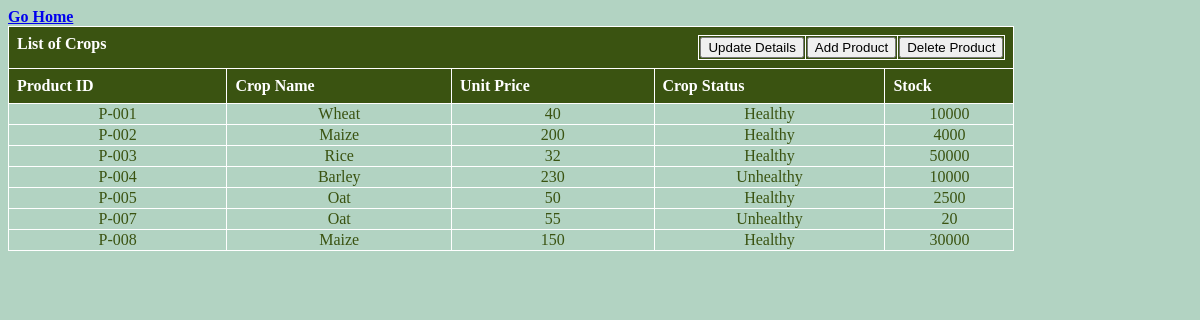
/view/inventory.php (signed in), run on an earlier commit of the app's database.
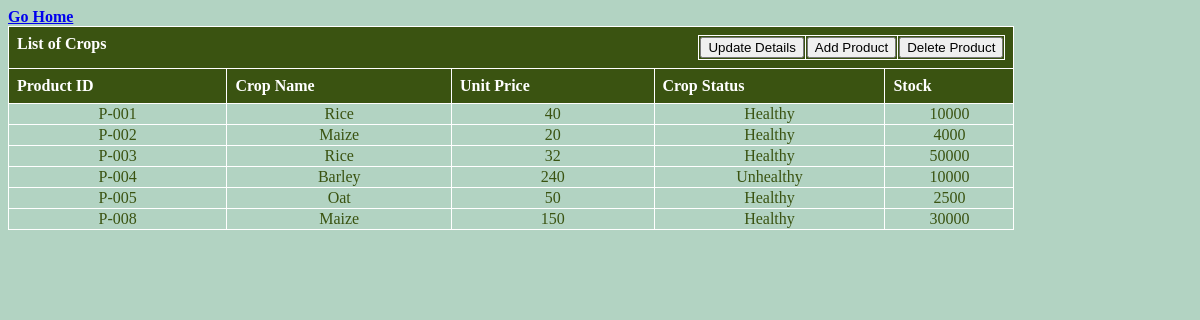
And on a later commit of the database.
### tables this page shows
CREATE TABLE `inventory` (
  `productId` varchar(50) NOT NULL,
  `cname` varchar(50) NOT NULL,
  `unitPrice` varchar(50) NOT NULL,
  `cstatus` varchar(50) NOT NULL,
  `stock` varchar(50) NOT NULL
);

### model/inventoryModel.php (the view, shortened to what this page needs)
<?php
if(isset($_COOKIE['astatus']) && isset($_SESSION['id']) && isset($_SESSION['pass']))
    {
        function viewInventory()
        {
            $conn = getconnection();
            $sql = "SELECT * FROM inventory";
            $result = mysqli_query($conn, $sql);
            $count = mysqli_num_rows($result);
            if($count > 0)
                {
                    while ($user = mysqli_fetch_row($result))
                    {
                        echo "<tr style='text-align: center' class='data'>";
                            for($i = 0; $i<count($user); $i++)
                            {
                                echo "<td>".$user[$i]."</td>";
                            }
                        echo "</tr>";
                    }
                }
            else
            {
                echo "could not fetch array";
            }
        }
    }
else
{
    echo "Invalid request";
    echo "<br><a href='../view/ahome.php'>Home</a>";
}
?>

What changed in the data, as far as the page shows it:
removed inventory: productId "P-007", cname "Oat", unitPrice "55", cstatus "Unhealthy", stock "20"
Also different on the page:
new list line: "Rice"
new list line: "20"
new list line: "240"
list line gone: "Wheat"
list line gone: "200"
list line gone: "230"
